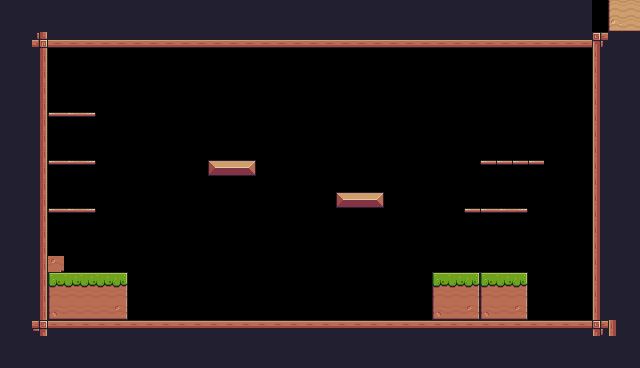

Below is a game level as drawn by its tile map, then a one-line description and the .tmx file that defines it, in full:
An orthogonal 40x23 tile map with 16x16 px tiles, 1 tile layer (Tile Layer 1) and 24 objects (7x platform, 3x Fruit, Player, rubgy1, rubgy2, ...).

<map version="1.10" tiledversion="1.10.2" orientation="orthogonal" renderorder="right-down" width="40" height="23" tilewidth="16" tileheight="16" infinite="0" nextlayerid="6" nextobjectid="100">
 <tileset firstgid="1" source="pixal adventure.tsx" />
 <layer id="1" name="Tile Layer 1" width="40" height="23">
  <properties>
   <property name="Background" value="Gray" />
  </properties>
  <data encoding="csv">
24,24,24,24,24,24,24,24,24,24,24,24,24,24,24,24,24,24,24,24,24,24,24,24,24,24,24,24,24,24,24,24,24,24,24,24,24,204,205,206,
24,24,24,24,24,24,24,24,24,24,24,24,24,24,24,24,24,24,24,24,24,24,24,24,24,24,24,24,24,24,24,24,24,24,24,24,24,226,227,228,
24,24,135,134,134,134,134,134,134,134,134,134,134,134,134,134,134,134,134,134,134,134,134,134,134,134,134,134,134,134,134,134,134,134,134,134,134,89,24,24,
24,24,113,0,0,0,0,0,0,0,0,0,0,0,0,0,0,0,0,0,0,0,0,0,0,0,0,0,0,0,0,0,0,0,0,0,0,111,24,24,
24,24,113,0,0,0,0,0,0,0,0,0,0,0,0,0,0,0,0,0,0,0,0,0,0,0,0,0,0,0,0,0,0,0,0,0,0,111,24,24,
24,24,113,0,0,0,0,0,0,0,0,0,0,0,0,0,0,0,0,0,0,0,0,0,0,0,0,0,0,0,0,0,0,0,0,0,0,111,24,24,
24,24,113,0,0,0,0,0,0,0,0,0,0,0,0,0,0,0,0,0,0,0,0,0,0,0,0,0,0,0,0,0,0,0,0,0,0,111,24,24,
24,24,113,40,41,42,0,0,0,0,0,0,0,0,0,0,0,0,0,0,0,0,0,0,0,0,0,0,0,0,0,0,0,0,0,0,0,111,24,24,
24,24,113,0,0,0,0,0,0,0,0,0,0,0,0,0,0,0,0,0,0,0,0,0,0,0,0,0,0,0,0,0,0,0,0,0,0,111,24,24,
24,24,113,0,0,0,0,0,0,0,0,0,0,0,0,0,0,0,0,0,0,0,0,0,0,0,0,0,0,0,0,0,0,0,0,0,0,111,24,24,
24,24,113,40,41,42,0,0,0,0,0,0,0,13,14,15,0,0,0,0,0,0,0,0,0,0,0,0,0,0,40,40,40,40,0,0,0,111,24,24,
24,24,113,0,0,0,0,0,0,0,0,0,0,0,0,0,0,0,0,0,0,0,0,0,0,0,0,0,0,0,0,0,0,0,0,0,0,111,24,24,
24,24,113,0,0,0,0,0,0,0,0,0,0,0,0,0,0,0,0,0,0,13,14,15,0,0,0,0,0,0,0,0,0,0,0,0,0,111,24,24,
24,24,113,40,41,42,0,0,0,0,0,0,0,0,0,0,0,0,0,0,0,0,0,0,0,0,0,0,0,40,40,41,42,0,0,0,0,111,24,24,
24,24,113,0,0,0,0,0,0,0,0,0,0,0,0,0,0,0,0,0,0,0,0,0,0,0,0,0,0,0,0,0,0,0,0,0,0,111,24,24,
24,24,113,0,0,0,0,0,0,0,0,0,0,0,0,0,0,0,0,0,0,0,0,0,0,0,0,0,0,0,0,0,0,0,0,0,0,111,24,24,
24,24,113,10,0,0,0,0,0,0,0,0,0,0,0,0,0,0,0,0,0,0,0,0,0,0,0,0,0,0,0,0,0,0,0,0,0,111,24,24,
24,24,113,7,8,8,8,9,0,0,0,0,0,0,0,0,0,0,0,0,0,0,0,0,0,0,0,7,8,9,7,8,9,0,0,0,0,111,24,24,
24,24,113,29,30,30,30,31,0,0,0,0,0,0,0,0,0,0,0,0,0,0,0,0,0,0,0,29,30,31,29,30,31,0,0,0,0,111,24,24,
24,24,113,51,52,52,52,53,0,0,0,0,0,0,0,0,0,0,0,0,0,0,0,0,0,0,0,51,52,53,51,52,53,0,0,0,0,111,24,24,
24,24,91,90,90,90,90,90,90,90,90,90,90,90,90,90,90,90,90,90,90,90,90,90,90,90,90,90,90,90,90,90,90,90,90,90,90,89,111,24,
24,24,24,24,24,24,24,24,24,24,24,24,24,24,24,24,24,24,24,24,24,24,24,24,24,24,24,24,24,24,24,24,24,24,24,24,24,24,24,24,
24,24,24,24,24,24,24,24,24,24,24,24,24,24,24,24,24,24,24,24,24,24,24,24,24,24,24,24,24,24,24,24,24,24,24,24,24,24,24,24
</data>
 </layer>
 <objectgroup id="4" name="Spawnpint">
  <object id="4" name="Player" type="Player" x="96" y="240" width="31.9888" height="32.6286" />
  <object id="78" name="Apple" type="Fruit" x="64" y="80" width="32" height="32" />
  <object id="82" name="Orange" type="Fruit" x="64" y="128" width="32" height="32" />
  <object id="83" name="rubgy1" type="rubgy1" x="64" y="176" width="32" height="32" />
  <object id="84" name="rubgy2" type="rubgy2" x="208" y="128" width="32" height="32" />
  <object id="85" name="rubgy3" type="rubgy3" x="336" y="160" width="32" height="32" />
  <object id="86" name="rubgy5" type="rubgy5" x="512" y="128" width="32" height="32" />
  <object id="87" name="Pineapple" type="Fruit" x="480" y="176" width="32" height="32" />
  <object id="88" name="find1" type="find1" x="400" y="48" width="192" height="48" />
  <object id="99" name="rubgy4" type="rubgy4" x="448" y="240" width="32" height="32" />
 </objectgroup>
 <objectgroup id="5" name="collision">
  <object id="5" x="32" y="32" width="16" height="304" />
  <object id="6" x="48" y="32" width="560" height="16" />
  <object id="7" x="592" y="32" width="16" height="304" />
  <object id="31" x="48" y="320" width="560" height="16" />
  <object id="32" type="platform" x="464" y="208" width="64" height="16" />
  <object id="33" type="platform" x="480" y="160" width="64" height="16" />
  <object id="34" type="platform" x="48" y="208" width="48" height="16" />
  <object id="35" type="platform" x="48" y="160" width="48" height="16" />
  <object id="36" type="platform" x="48" y="112" width="48" height="16" />
  <object id="37" type="platform" x="208" y="160" width="48" height="16" />
  <object id="38" type="platform" x="336" y="192" width="48" height="16" />
  <object id="39" x="48" y="272" width="80" height="48" />
  <object id="40" x="432" y="272" width="96" height="48" />
  <object id="48" x="48" y="256" height="16" />
 </objectgroup>
</map>
